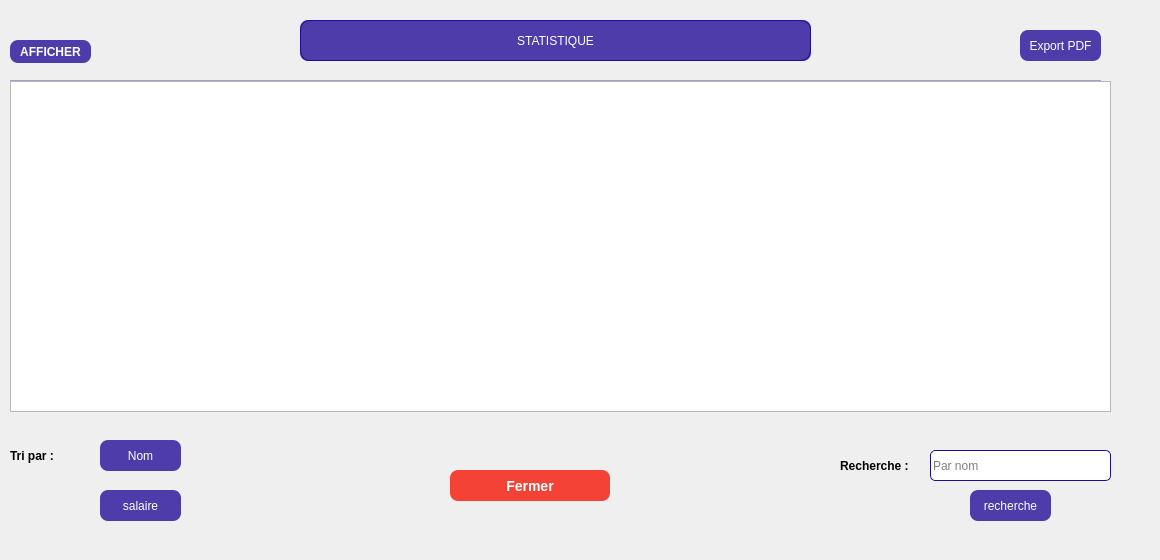
    <widget class="QWidget" name="tab_2">
     <attribute name="title">
      <string>Liste des  magasin</string>
     </attribute>
     <widget class="QPushButton" name="triNomButton">
      <property name="geometry">
       <rect>
        <x>100</x>
        <y>440</y>
        <width>81</width>
        <height>31</height>
       </rect>
      </property>
      <property name="styleSheet">
       <string notr="true">QPushButton {
background-color: rgba(35,10,152, 200);
border-radius: 8px;
color: white;
}
QPushButton:hover {
background-color: qlineargradient(spread:pad, x1:0, y1:0, x2:0, y2:1, stop:0 rgba(117, 201, 187, 200), stop:1 rgba(35,10,152, 200));
}</string>
      </property>
      <property name="text">
       <string>Nom</string>
      </property>
     </widget>
     <widget class="QPushButton" name="triPrixButton">
      <property name="geometry">
       <rect>
        <x>100</x>
        <y>490</y>
        <width>81</width>
        <height>31</height>
       </rect>
      </property>
      <property name="styleSheet">
       <string notr="true">QPushButton {
background-color: rgba(35,10,152, 200);
border-radius: 8px;
color: white;
}
QPushButton:hover {
background-color: qlineargradient(spread:pad, x1:0, y1:0, x2:0, y2:1, stop:0 rgba(117, 201, 187, 200), stop:1 rgba(35,10,152, 200));
}</string>
      </property>
      <property name="text">
       <string>salaire</string>
      </property>
     </widget>
     <widget class="QLabel" name="Sp_Label_Recherche">
      <property name="geometry">
       <rect>
        <x>840</x>
        <y>450</y>
        <width>81</width>
        <height>31</height>
       </rect>
      </property>
      <property name="font">
       <font>
        <bold>true</bold>
       </font>
      </property>
      <property name="text">
       <string>Recherche :</string>
      </property>
     </widget>
     <widget class="QTableView" name="Sp_TableView_Res">
      <property name="geometry">
       <rect>
        <x>10</x>
        <y>80</y>
        <width>1091</width>
        <height>331</height>
       </rect>
      </property>
      <property name="styleSheet">
       <string notr="true">background-color:rgba(35,10,152, 50);</string>
      </property>
     </widget>
     <widget class="QLineEdit" name="recherche">
      <property name="geometry">
       <rect>
        <x>930</x>
        <y>450</y>
        <width>181</width>
        <height>31</height>
       </rect>
      </property>
      <property name="styleSheet">
       <string notr="true">QLineEdit {
		border: 1px solid #230a98;
		border-radius: 5px;
}
QLineEdit:hover {
		border: 1px solid #7359f0;
}</string>
      </property>
      <property name="inputMask">
       <string/>
      </property>
      <property name="placeholderText">
       <string>Par nom</string>
      </property>
     </widget>
     <widget class="QLabel" name="Sp_Label_TriPar">
      <property name="geometry">
       <rect>
        <x>10</x>
        <y>440</y>
        <width>71</width>
        <height>31</height>
       </rect>
      </property>
      <property name="font">
       <font>
        <bold>true</bold>
       </font>
      </property>
      <property name="text">
       <string>Tri par :</string>
      </property>
     </widget>
     <widget class="QPushButton" name="fermerButton">
      <property name="geometry">
       <rect>
        <x>450</x>
        <y>470</y>
        <width>160</width>
        <height>31</height>
       </rect>
      </property>
      <property name="font">
       <font>
        <pointsize>-1</pointsize>
        <bold>true</bold>
       </font>
      </property>
      <property name="styleSheet">
       <string notr="true">background-color: #f44336;  /* Couleur de fond rouge */
    color: white;
    border: none;
    border-radius: 8px;
    padding: 10px 20px;
    font-weight: bold;
    font-size: 14px;
    text-align: center;
    min-width: 120px;</string>
      </property>
      <property name="text">
       <string>Fermer</string>
      </property>
     </widget>
     <widget class="QLabel" name="Sp_Label_InfoAffichage">
      <property name="geometry">
       <rect>
        <x>300</x>
        <y>20</y>
        <width>511</width>
        <height>41</height>
       </rect>
      </property>
      <property name="styleSheet">
       <string notr="true">background-color: rgba(35,10,152, 0);
border: 1px solid #230a98;
border-radius: 10px;
</string>
      </property>
      <property name="text">
       <string/>
      </property>
      <property name="alignment">
       <set>Qt::AlignmentFlag::AlignCenter</set>
      </property>
     </widget>
     <widget class="QPushButton" name="exporterButton">
      <property name="geometry">
       <rect>
        <x>1020</x>
        <y>30</y>
        <width>81</width>
        <height>31</height>
       </rect>
      </property>
      <property name="styleSheet">
       <string notr="true">QPushButton {
background-color: rgba(35,10,152, 200);
border-radius: 8px;
color: white;
}
QPushButton:hover {
background-color: qlineargradient(spread:pad, x1:0, y1:0, x2:0, y2:1, stop:0 rgba(117, 201, 187, 200), stop:1 rgba(35,10,152, 200));
}</string>
      </property>
      <property name="text">
       <string>Export PDF</string>
      </property>
     </widget>
     <widget class="QLabel" name="label_2">
      <property name="geometry">
       <rect>
        <x>-10</x>
        <y>-10</y>
        <width>1151</width>
        <height>551</height>
       </rect>
      </property>
      <property name="styleSheet">
       <string notr="true">background-image: url(:/imgs/backgroundEmployes.png)</string>
      </property>
      <property name="text">
       <string/>
      </property>
     </widget>
     <widget class="QPushButton" name="rechercheButton">
      <property name="geometry">
       <rect>
        <x>970</x>
        <y>490</y>
        <width>81</width>
        <height>31</height>
       </rect>
      </property>
      <property name="styleSheet">
       <string notr="true">QPushButton {
background-color: rgba(35,10,152, 200);
border-radius: 8px;
color: white;
}
QPushButton:hover {
background-color: qlineargradient(spread:pad, x1:0, y1:0, x2:0, y2:1, stop:0 rgba(117, 201, 187, 200), stop:1 rgba(35,10,152, 200));
}</string>
      </property>
      <property name="text">
       <string>recherche</string>
      </property>
     </widget>
     <widget class="QTableWidget" name="tableWidget">
      <property name="geometry">
       <rect>
        <x>10</x>
        <y>81</y>
        <width>1101</width>
        <height>331</height>
       </rect>
      </property>
     </widget>
     <widget class="QPushButton" name="afficherButton">
      <property name="geometry">
       <rect>
        <x>10</x>
        <y>40</y>
        <width>81</width>
        <height>23</height>
       </rect>
      </property>
      <property name="font">
       <font>
        <bold>true</bold>
       </font>
      </property>
      <property name="styleSheet">
       <string notr="true">QPushButton {
background-color: rgba(35,10,152, 200);
border-radius: 8px;
color: white;
}
QPushButton:hover {
background-color: qlineargradient(spread:pad, x1:0, y1:0, x2:0, y2:1, stop:0 rgba(117, 201, 187, 200), stop:1 rgba(35,10,152, 200));
}</string>
      </property>
      <property name="text">
       <string>AFFICHER</string>
      </property>
     </widget>
     <widget class="QPushButton" name="statistiquesButton">
      <property name="geometry">
       <rect>
        <x>300</x>
        <y>20</y>
        <width>511</width>
        <height>41</height>
       </rect>
      </property>
      <property name="styleSheet">
       <string notr="true">QPushButton {
background-color: rgba(35,10,152, 200);
border-radius: 8px;
color: white;
}
QPushButton:hover {
background-color: qlineargradient(spread:pad, x1:0, y1:0, x2:0, y2:1, stop:0 rgba(117, 201, 187, 200), stop:1 rgba(35,10,152, 200));
}</string>
      </property>
      <property name="text">
       <string>STATISTIQUE</string>
      </property>
     </widget>
     <zorder>label_2</zorder>
     <zorder>triNomButton</zorder>
     <zorder>triPrixButton</zorder>
     <zorder>Sp_Label_Recherche</zorder>
     <zorder>Sp_TableView_Res</zorder>
     <zorder>recherche</zorder>
     <zorder>Sp_Label_TriPar</zorder>
     <zorder>fermerButton</zorder>
     <zorder>Sp_Label_InfoAffichage</zorder>
     <zorder>exporterButton</zorder>
     <zorder>rechercheButton</zorder>
     <zorder>tableWidget</zorder>
     <zorder>afficherButton</zorder>
     <zorder>statistiquesButton</zorder>
    </widget>
